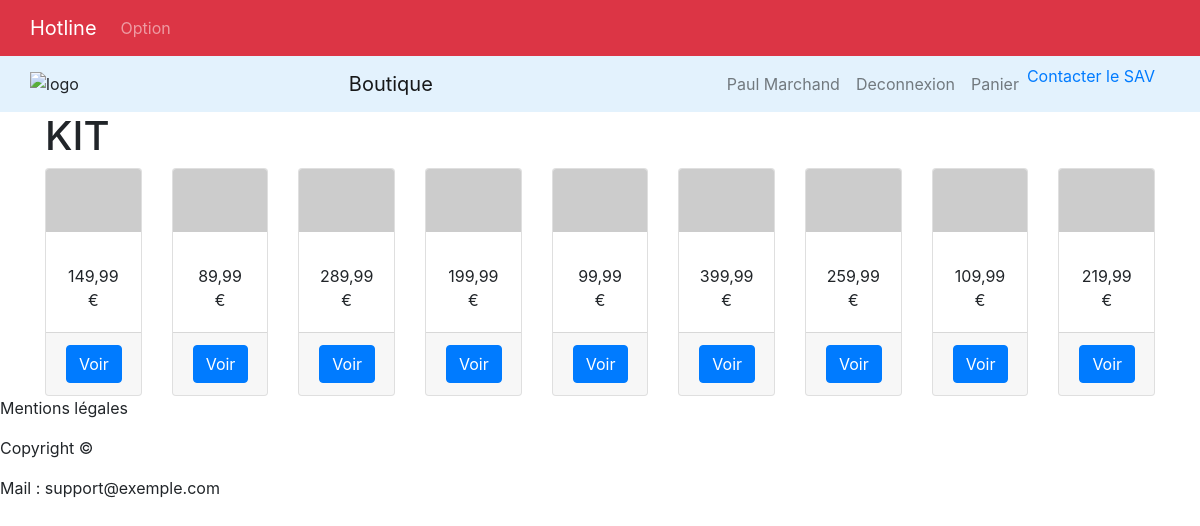
The page /categorie.php?id=2 (signed in) on the database its author committed.
### tables this page shows
CREATE TABLE `t_d_producttype_pty` (
  `PTY_ID` int(11) NOT NULL,
  `PTY_DESCRIPTION` varchar(1024) DEFAULT NULL
);

CREATE TABLE `t_d_product_prd` (
  `PRD_ID` int(11) NOT NULL,
  `SPL_ID` int(11) NOT NULL,
  `PTY_ID` int(11) NOT NULL,
  `PRD_DESCRIPTION` varchar(1024) NOT NULL,
  `PRD_GUARANTEE` smallint(6) NOT NULL,
  `PRD_PICTURE` longtext DEFAULT NULL,
  `PRD_PRICE` decimal(8,2) DEFAULT NULL,
  `PRD_CODE` varchar(45) NOT NULL
);

### Include/fonctions.php (called while the page is built, shortened)
<?php
function prixFR($prix)
{
    return number_format($prix, 2, ',', ' ') . ' €';
}

### categorie.php (the view, shortened to what this page needs)
<?php
require_once __DIR__ . '/include/init.php';
$query = 'SELECT PTY_DESCRIPTION as nom FROM T_D_PRODUCTTYPE_PTY WHERE PTY_ID = ' . (int)$_GET['id'];
$stmt = $pdo->query($query);
$titre = $stmt->fetchColumn();
$query = 'SELECT * FROM T_D_PRODUCT_PRD WHERE PTY_ID = ' . (int)$_GET['id'];
$stmt = $pdo->query($query);
$produits = $stmt->fetchAll();
require __DIR__ . '/layout/top.php';
?>
<h1><?= $titre; ?></h1>
<div class="card-deck">
    <?php
    foreach ($produits as $produit) :
        $src = (!empty($produit['PRD_PICTURE']))
            ? PHOTO_WEB . $produit['PRD_PICTURE']
            : PHOTO_DEFAULT
        ;
    ?>
        <div class="card">
            <img class="card-img-top" src="<?= $src; ?>">
            <div class="card-body">
                <p class="card-text text-center">
                    <?= prixFr($produit['PRD_PRICE']); ?>
                </p>
            </div>
            <div class="card-footer">
                <p class="card-text text-center">
                    <a class="btn btn-primary"
                       href="produit-single.php?id=<?= $produit['PRD_ID'] ?>">
                        Voir
                    </a>
                </p>
            </div>
        </div>
    <?php
    endforeach;
    ?>
</div>
<?php
require __DIR__ . '/layout/bottom.php';
?>

### layout/top.php (style rules this page uses)
.card-img-top { max-width: 150px; margin: 0 auto; }

### rows shown on the page
t_d_producttype_pty: PTY_DESCRIPTION "KIT"
t_d_product_prd: PRD_PRICE "149,99 €"
t_d_product_prd: PRD_PRICE "89,99 €"
t_d_product_prd: PRD_PRICE "289,99 €"
t_d_product_prd: PRD_PRICE "199,99 €"
t_d_product_prd: PRD_PRICE "99,99 €"
t_d_product_prd: PRD_PRICE "399,99 €"
t_d_product_prd: PRD_PRICE "259,99 €"
t_d_product_prd: PRD_PRICE "109,99 €"
t_d_product_prd: PRD_PRICE "219,99 €"

### other values the page prints
getUserFullName() "Paul Marchand"
